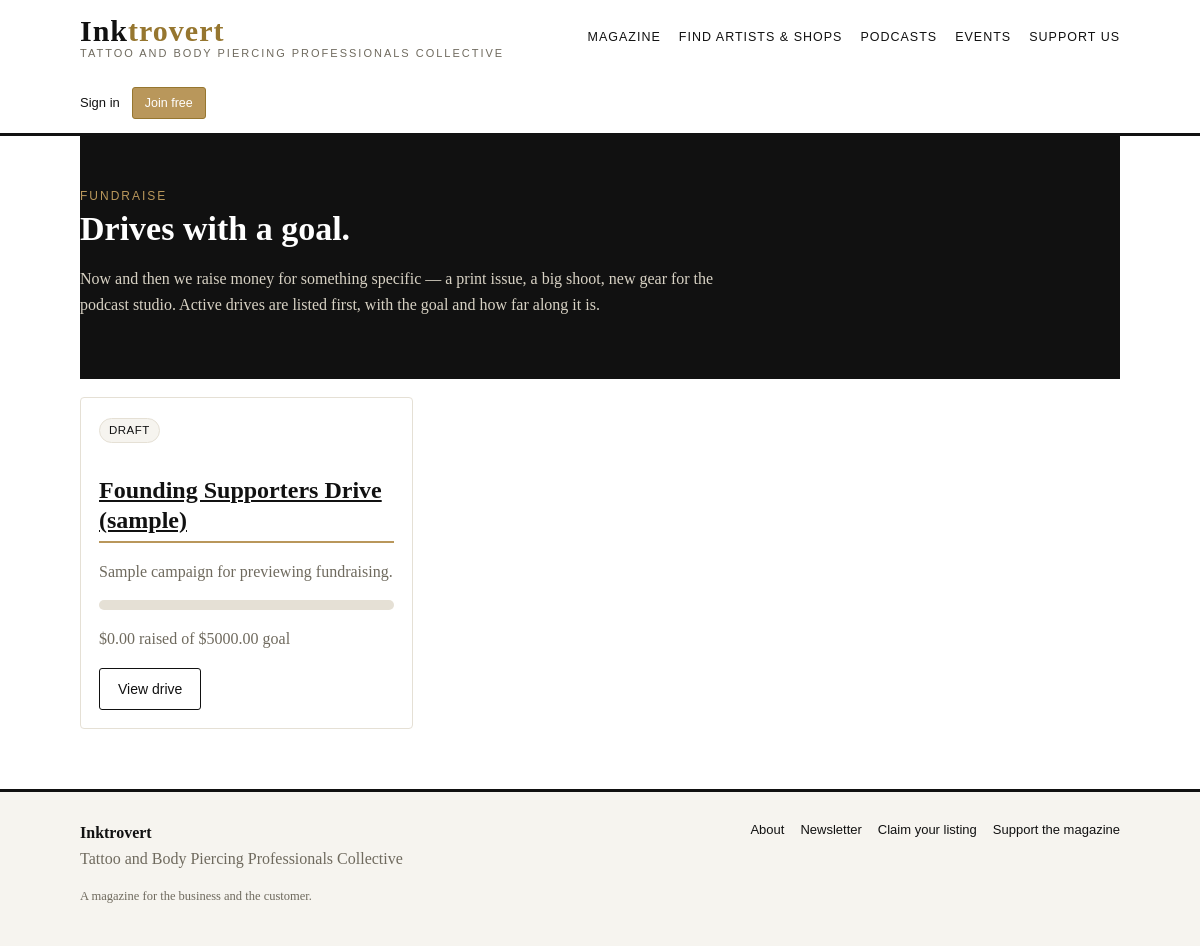
The app's page /support/fundraise with its own data.
### app/models.py (models this page shows, shortened)
class FundraisingCampaign(Base):
    __tablename__ = "fundraising_campaigns"
    id: Mapped[int] = mapped_column(Integer, primary_key=True)
    title: Mapped[str] = mapped_column(String(200), nullable=False)
    slug: Mapped[str] = mapped_column(String(220), unique=True, nullable=False)
    description: Mapped[str] = mapped_column(Text, default="", nullable=False)
    goal_cents: Mapped[int | None] = mapped_column(Integer, nullable=True)
    starts_at: Mapped[datetime | None] = mapped_column(DateTime(timezone=True), nullable=True)
    ends_at: Mapped[datetime | None] = mapped_column(DateTime(timezone=True), nullable=True)
    status: Mapped[str] = mapped_column(String(20), default="draft", nullable=False)
    show_supporter_list: Mapped[bool] = mapped_column(Boolean, default=True, nullable=False)
    created_by_user_id: Mapped[int | None] = mapped_column(ForeignKey("users.id",
                                                                      ondelete="SET NULL"),
                                                           nullable=True)
    created_at: Mapped[datetime] = mapped_column(DateTime(timezone=True), default=utcnow,
                                                 nullable=False)
    contributions: Mapped[list["Contribution"]] = relationship(
        "Contribution", back_populates="campaign", cascade="all, delete-orphan")
    @property
    def raised_cents(self) -> int:
        return sum(c.amount_cents or 0 for c in self.contributions
                   if c.status == "completed")

### app/support.py (the view)
@support_bp.route("/fundraise")
def fundraise():
    db = get_db()
    campaigns = list(
        db.execute(
            select(FundraisingCampaign).order_by(
                (FundraisingCampaign.status != "active").asc(),
                FundraisingCampaign.created_at.desc(),
            )
        ).scalars()
    )
    return render_template("support/fundraise.html", campaigns=campaigns)

### app/auth.py (called while the page is built, shortened)
def get_current_user() -> User | None:
    return g.get("user")

def init_auth(app) -> None:
    @app.before_request
    def _load_user():
        g.user = None
        g.csrf_token_value = None
        token = request.cookies.get(app.config["AUTH_COOKIE_NAME"])
        if not token:
            return
    @app.teardown_appcontext
    def _teardown(_exc=None):
        from .db import close_db
        close_db(_exc)

### app/db.py (called while the page is built)
def new_session() -> Session:
    if _SessionLocal is None:
        raise RuntimeError("Database engine not initialised — call db.init_engine() first.")
    return _SessionLocal()

def get_db() -> Session:
    session = g.get("db_session")
    if session is None:
        session = new_session()
        g.db_session = session
    return session

### templates/support/fundraise.html (shortened to what this page needs)
{% extends "base.html" %}
{% block content %}
<section class="hero">
  <span class="section-kicker">Fundraise</span>
  <h1>Drives with a goal.</h1>
  <p class="muted">Now and then we raise money for something specific — a print issue, a big shoot, new gear for the podcast studio. Active drives are listed first, with the goal and how far along it is.</p>
</section>
{% if campaigns %}
<div class="grid">
  {% for c in campaigns %}
  <article class="card">
    <span class="section-kicker">
      {% if c.status == "active" %}<span class="badge">Active</span>
      {% elif c.status == "ended" %}<span class="badge">Ended</span>
      {% else %}<span class="badge">Draft</span>{% endif %}
    </span>
    <h2><a href="{{ url_for('support.campaign_detail', slug=c.slug) }}">{{ c.title }}</a></h2>
    <p class="muted">{{ c.description|truncate(160) }}</p>
    {% if c.goal_cents %}
    {% set pct = ((c.raised_cents / c.goal_cents * 100)|round|int) if c.raised_cents else 0 %}
    <div class="progress"><span style="width: {{ pct }}%"></span></div>
    <p class="muted">${{ "%.2f"|format(c.raised_cents / 100) }} raised of ${{ "%.2f"|format(c.goal_cents / 100) }} goal</p>
    {% else %}
    <p class="muted">${{ "%.2f"|format(c.raised_cents / 100) }} raised (no goal set yet)</p>
    {% endif %}
    <a class="btn" href="{{ url_for('support.campaign_detail', slug=c.slug) }}">View drive</a>
  </article>
  {% endfor %}
</div>
{% else %}
<p class="empty">No fundraising drives yet. When we launch one, you'll find it here.</p>
{% endif %}
{% endblock %}

### static/css/inktrovert.css (style rules this page uses)
:root { --ink: #111111; --paper: #ffffff; --wash: #f6f4ef; --gold: #b9975b; --gold-deep: #96762f; --line: #e5e0d5; --muted: #6f6a5e; --danger: #a33b2e; --ok: #2e7d4f; }
* { box-sizing: border-box; }
body { margin: 0; font-family: Georgia, "Times New Roman", serif; color: var(--ink); background: var(--paper); line-height: 1.6; }
.muted { color: var(--muted); }
a { color: var(--ink); }
h1, h2, h3 { line-height: 1.25; }
h1 { font-size: 34px; margin: 28px 0 12px; }
h2 { font-size: 24px; margin: 32px 0 10px; border-bottom: 2px solid var(--gold); padding-bottom: 6px; }
.section-kicker { font-family: Arial, Helvetica, sans-serif; text-transform: uppercase; letter-spacing: 2px; font-size: 12px; color: var(--gold-deep); margin: 0 0 4px; }
.grid { display: grid; grid-template-columns: repeat(auto-fill, minmax(280px, 1fr)); gap: 20px; margin: 18px 0; }
.card { border: 1px solid var(--line); border-radius: 4px; padding: 18px; background: var(--paper); }
.badge { display: inline-block; font-family: Arial, Helvetica, sans-serif; font-size: 11.5px; letter-spacing: 0.5px; padding: 2px 9px; border-radius: 20px; border: 1px solid var(--line); background: var(--wash); color: var(--ink); margin-right: 6px; }
.btn { display: inline-block; font-family: Arial, Helvetica, sans-serif; font-size: 14px; padding: 9px 18px; border-radius: 3px; border: 1px solid var(--ink); background: var(--paper); color: var(--ink); text-decoration: none; cursor: pointer; }
.progress { height: 10px; background: var(--line); border-radius: 6px; overflow: hidden; }
.hero { background: var(--ink); color: #fff; padding: 46px 0; margin: 0 0 10px; }
.hero h1 { color: #fff; margin-top: 0; }
.hero p { color: #d8d2c4; max-width: 640px; }
.hero .section-kicker { color: var(--gold); }

### records on screen
FundraisingCampaign: status "DRAFT", title "Founding Supporters Drive (sample)", description "Sample campaign for previewing fundraising.", raised_cents "0.00", c.goal_cents/100 "5000.00"
